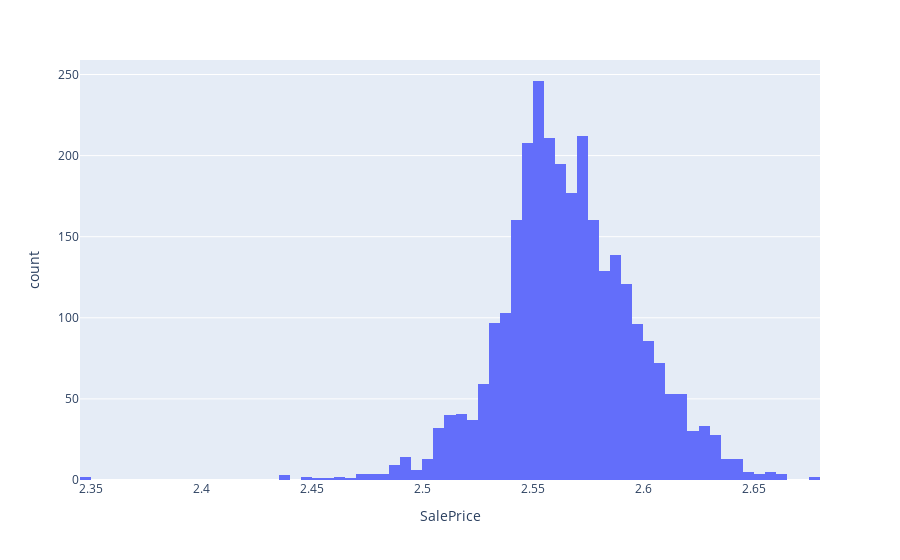

Notebook code cell kept with this figure:
### Code cell
fig = px.histogram(df_train, x="SalePrice")
fig.show()

### Figure 1 — Plotly figure (JSON) as saved in the notebook; plotly's stock layout.template omitted (floating-point values rounded to 4 significant figures; data arrays with more than 128 entries replaced by an {"elided": "..."} marker saying what was removed)
{"data": [{"alignmentgroup": "True", "bingroup": "x", "hovertemplate": "SalePrice=%{x}<br>count=%{y}<extra></extra>", "legendgroup": "", "marker": {"color": "#636efa"}, "name": "", "offsetgroup": "", "orientation": "v", "showlegend": false, "type": "histogram", "x": {"elided": "2930 float values"}, "xaxis": "x", "yaxis": "y"}], "layout": {"autosize": true, "barmode": "relative", "legend": {"tracegroupgap": 0}, "margin": {"t": 60}, "xaxis": {"anchor": "y", "autorange": true, "domain": [0, 1], "range": [2.345, 2.68], "title": {"text": "SalePrice"}, "type": "linear"}, "yaxis": {"anchor": "x", "autorange": true, "domain": [0, 1], "range": [0, 258.9], "title": {"text": "count"}}}}
